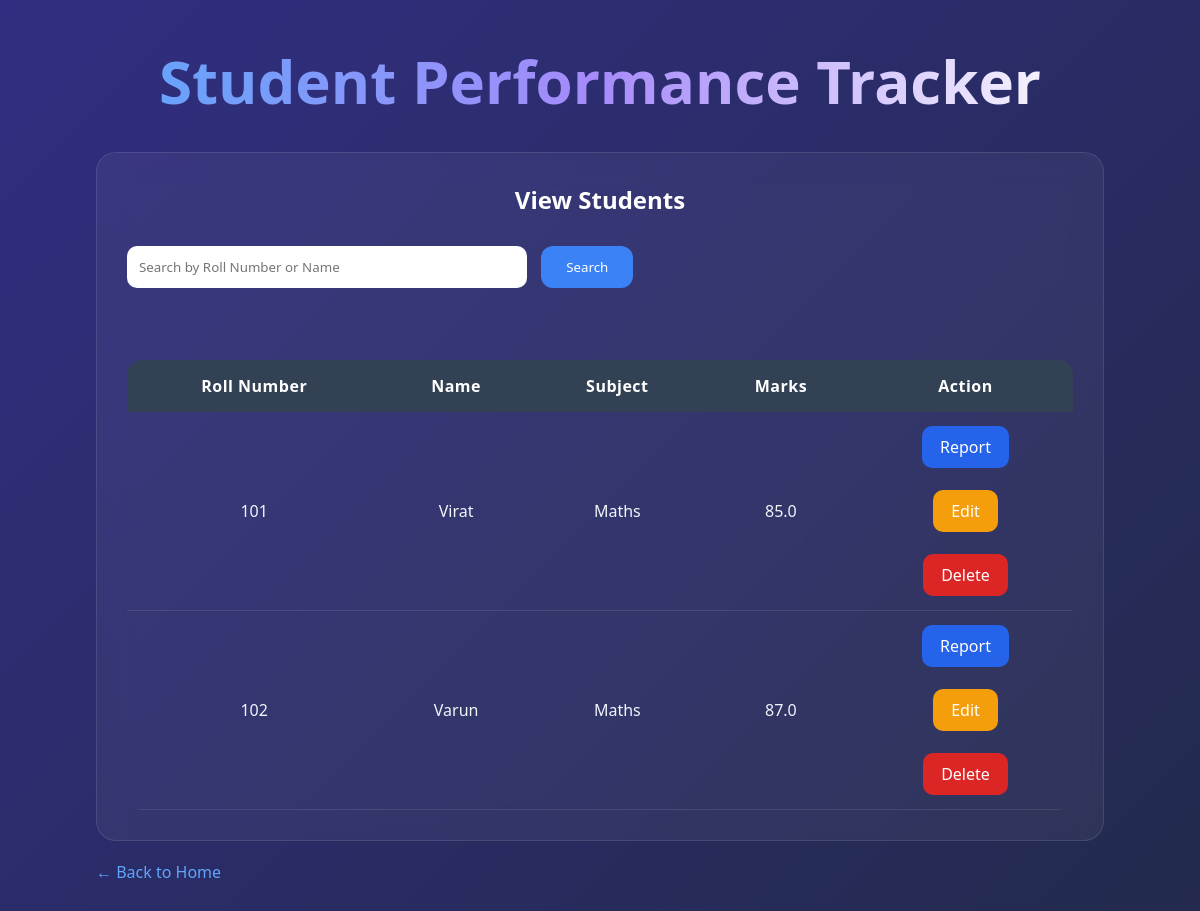
The app's page /view_students, older data.
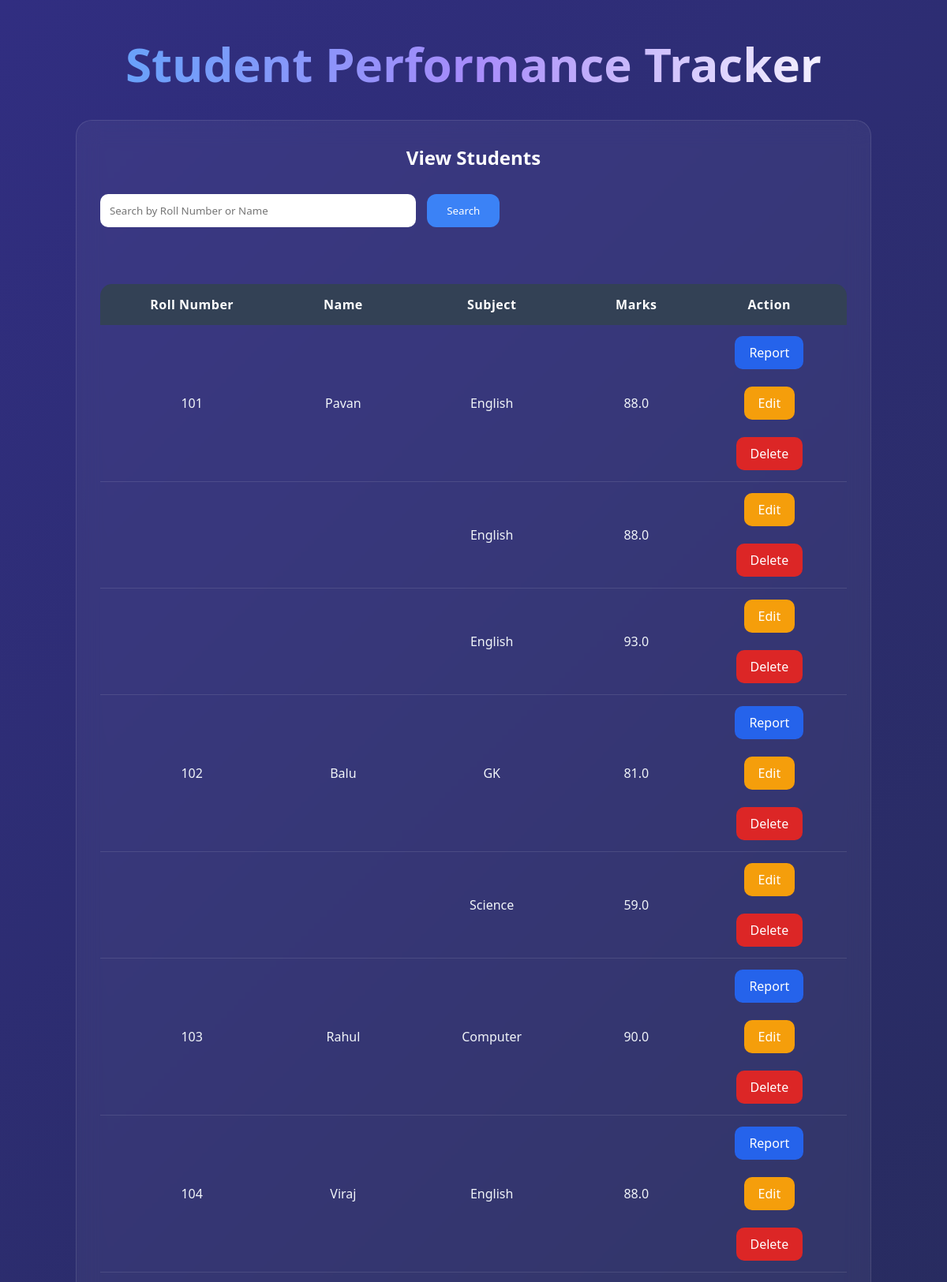
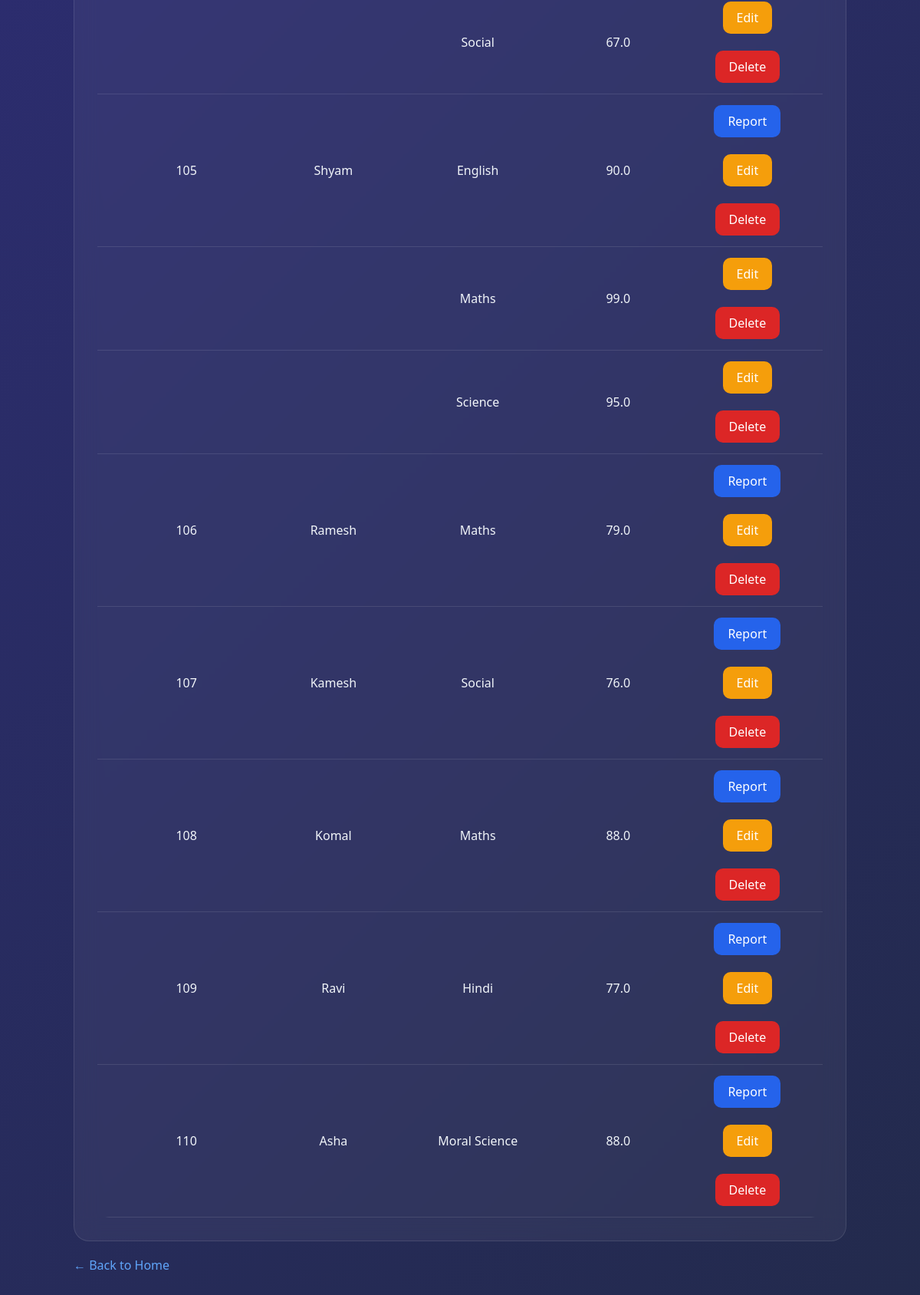
The same page, newer data (2 pictures, top to bottom).
### tables this page shows
CREATE TABLE grades (
    id INTEGER PRIMARY KEY AUTOINCREMENT,
    roll_number TEXT,
    subject TEXT,
    marks REAL,
    FOREIGN KEY (roll_number)
        REFERENCES students(roll_number)
);

CREATE TABLE students (
    roll_number TEXT PRIMARY KEY,
    name TEXT NOT NULL
);

### app.py (the view)
@app.route("/view_students")
@app.route("/view_students")
def view_students():
    search = request.args.get("search", "")
    conn = get_connection()
    cursor = conn.cursor()
    if search:
        cursor.execute("""
            SELECT
                s.roll_number,
                s.name,
                g.id,
                g.subject,
                g.marks
            FROM students s
            LEFT JOIN grades g
            ON s.roll_number = g.roll_number
            WHERE s.roll_number LIKE ?
               OR s.name LIKE ?
            ORDER BY s.roll_number
        """, (f"%{search}%", f"%{search}%"))
    else:
        cursor.execute("""
            SELECT
                s.roll_number,
                s.name,
                g.id,
                g.subject,
                g.marks
            FROM students s
            LEFT JOIN grades g
            ON s.roll_number = g.roll_number
            ORDER BY s.roll_number
        """)
    students = cursor.fetchall()
    conn.close()
    return render_template(
        "view_students.html",
        students=students,
        search=search
    )

### db.py (called while the page is built)
def get_connection():
    conn = sqlite3.connect("student_tracker.db")
    conn.row_factory = sqlite3.Row
    return conn

### templates/view_students.html (shortened to what this page needs)
<!DOCTYPE html>
<html>
<head>
    <link rel="stylesheet"
          href="{{ url_for('static', filename='style.css') }}">
</head>
<body>
<div class="page-container">
<h1>Student Performance Tracker</h1>
<div class="table-card">
<h2>View Students</h2>
<form method="GET" action="/view_students">
    <input
        type="text"
        name="search"
        placeholder="Search by Roll Number or Name"
        value="{{ search }}">
    <button type="submit">
        Search
    </button>
</form>
<br>
<table>
<tr>
    <th>Roll Number</th>
    <th>Name</th>
    <th>Subject</th>
    <th>Marks</th>
    <th>Action</th>
</tr>
{% set ns = namespace(previous_roll='') %}
{% for student in students %}
<tr>
    {% if ns.previous_roll != student[0] %}
        <td>{{ student[0] }}</td>
        <td>{{ student[1] }}</td>
    {% else %}
        <td></td>
        <td></td>
    {% endif %}
    <td>{{ student[3] }}</td>
    <td>{{ student[4] }}</td>
    <td>
        {% if ns.previous_roll != student[0] %}
            <a
            href="/student_report/{{ student[0] }}"
            class="report-btn">
            Report
            </a>
            <br><br>
        {% endif %}
        {% if student[2] %}
        <a href="/edit_grade/{{ student[2] }}"
        class="edit-btn">
            Edit
        </a>
        {% else %}
        <a href="/no_grade_record"
        class="edit-btn">
            Edit
        </a>
        {% endif %}
        <br><br>
        {% if student[2] %}
        <a href="/delete_grade/{{ student[2] }}"
        class="delete-btn">
            Delete
        </a>
        {% else %}
        <a href="/no_grade_record_delete"
        class="delete-btn">
            Delete
        </a>
        {% endif %}
    </td>
</tr>
{% set ns.previous_roll = student[0] %}
{% endfor %}
</table>
</div>
<a href="/" class="back-btn">
← Back to Home
</a>
</div>
</body>
</html>

Row changes from the older to the newer data that the page shows:
removed grades: roll_number "101", name "Virat", subject "Maths", marks "85.0"
removed grades: roll_number "102", name "Varun", subject "Maths", marks "87.0"
added grades: roll_number "101", name "Pavan", subject "English", marks "88.0"
added grades: subject "English", marks "88.0"
added grades: subject "English", marks "93.0"
added grades: roll_number "102", name "Balu", subject "GK", marks "81.0"
added grades: subject "Science", marks "59.0"
added grades: roll_number "103", name "Rahul", subject "Computer", marks "90.0"
added grades: roll_number "104", name "Viraj", subject "English", marks "88.0"
added grades: subject "Social", marks "67.0"
added grades: roll_number "105", name "Shyam", subject "English", marks "90.0"
added grades: subject "Maths", marks "99.0"
added grades: subject "Science", marks "95.0"
added grades: roll_number "106", name "Ramesh", subject "Maths", marks "79.0"
added grades: roll_number "107", name "Kamesh", subject "Social", marks "76.0"
added grades: roll_number "108", name "Komal", subject "Maths", marks "88.0"
added grades: roll_number "109", name "Ravi", subject "Hindi", marks "77.0"
added grades: roll_number "110", name "Asha", subject "Moral Science", marks "88.0"
